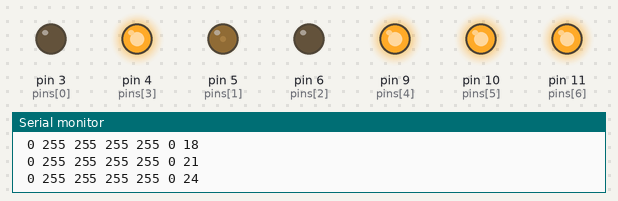
A sketch run on a simulated Arduino Mega 2560, built with avr-gcc and run on an emulated ATmega2560. Shown: output pins drawn as LEDs (lit = HIGH), the last lines printed to the serial monitor.

Above: at 0.15 s.
At 7.07 s:
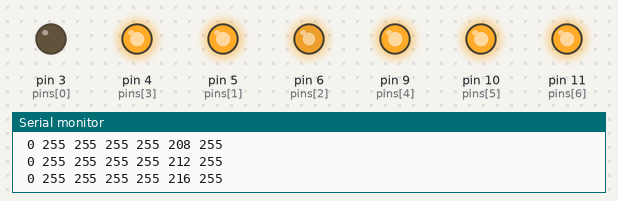
At 12.0 s:
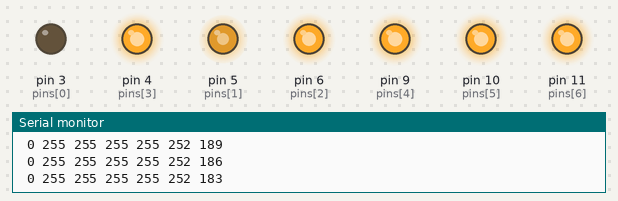
At 17.64 s:
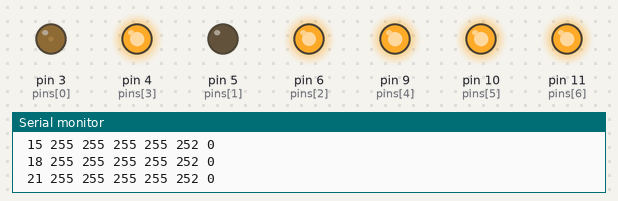
At 29.47 s:
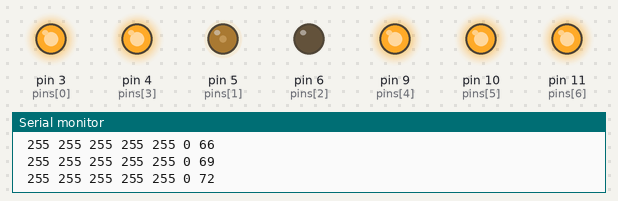
At 39.56 s:
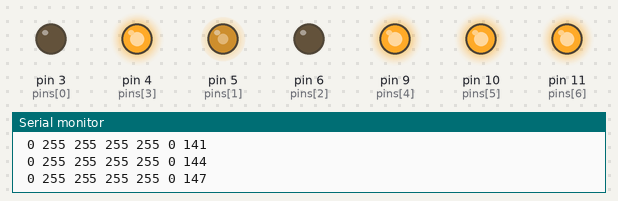
Timing chart, 0 to 40.0 s (numbered marks = the images above):
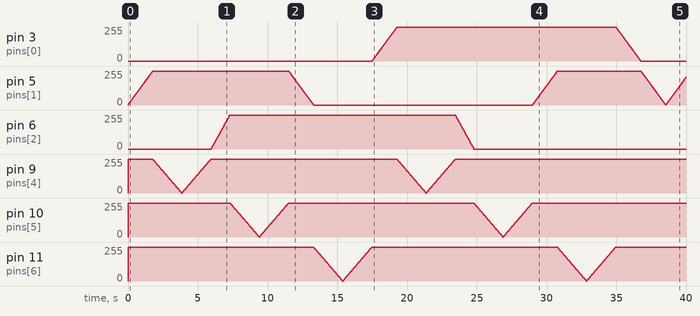

The sketch:

ledStripStringContrV5.ino
```cpp
/*
   Change log
   added veriable delay
   added Serial plotter print method (pintP())
   made all color changes to LED strip happen after a power cycle
   NOTES:
   use power pin 5 array pos 4 to fade blue .
   and red ***will cause LEDStrip to turn off***
*/
/* current version is funtional as of
    2030 10/7/19
*/
// LED pins, pinVALUE, pinFADEvalue
// green 3 1,blue 4 0,red 2 3,power 5 4
int pins[7] = {3, 5, 6, 4, 9, 10, 11};
int ground = 12;
int pinV[7] = {0, 0, 0, 255, 255, 255, 255};
int pinFV[7] = {3, 3, 4, 5, 5, 5, 5};
int pinDelay[7] = {20, 20, 20, 20, 40, 40, 40};

void setup() {
  // declare pin 2-5 and 11-13 to be an output:
  //LEDstrip
  pinMode(pins[0], OUTPUT);
  pinMode(pins[1], OUTPUT);
  pinMode(pins[2], OUTPUT);
  pinMode(pins[3], OUTPUT);//power pin LED
  pinMode(pins[4], OUTPUT);
  pinMode(pins[5], OUTPUT);
  pinMode(pins[6], OUTPUT);
  pinMode( ground , INPUT); //ground pin


  //provide power to led strip
  analogWrite(pins[3], 255);
  analogWrite(pins[4], 255);
  analogWrite(pins[5], 255);
  analogWrite(pins[6], 255);
  Serial.begin(19200);
}

void printP() {
  Serial.print(pinV[2]);
  Serial.print(" ");
  Serial.println(pinV[1]);
  Serial.print(" ");
  Serial.print(pinV[0]);
  Serial.print(" ");
  Serial.print(pinV[3]);
  Serial.print(" ");
  Serial.print(pinV[4]);
  Serial.print(" ");
  Serial.print(pinV[5]);
  Serial.print(" ");
  Serial.print(pinV[6]);
  Serial.print(" ");

}

void print() {
  Serial.print(pinV[1]);
  Serial.print(" green ");
  Serial.print(pinV[2]);
  Serial.print(" red ");
  Serial.print(pinV[3]);
  Serial.print(" power ");
  Serial.print(pinV[0]);
  Serial.println(" Blue ");
  Serial.print(pinV[4]);
  Serial.print(" Village LED one ");
  Serial.print(pinV[5]);
  Serial.print(" Village LED two ");
  Serial.print(pinV[6]);
  Serial.println(" Village LED three ");
}
void pinFader(int pin, int value) {

  if (pinV[pin] < value) {
    do {
      pinV[pin] = pinV[pin] + pinFV[pin];
      analogWrite(pins[pin], pinV[pin]);
      //for information on pin levels
      printP();
      delay(pinDelay[pin]);
    } while (pinV[pin] < value);
  }
  if (pinV[pin] > value) {
    do {
      pinV[pin] = pinV[pin] - pinFV[pin];
      analogWrite(pins[pin], pinV[pin]);
      //for information on pin levels
      printP();
      delay(pinDelay[pin]);
    } while (pinV[pin] > value);
  }
}

void loop() {
  // set the brightness of pin 9 led string and change the strip color:
  //green 2-1, blue 3-0, red 4-2, power 5-3
  //Village LEDS on 13-4, 12-5, 11-6
 pinFader(1, 255); //no green
  pinFader(4, 0);
  pinFader(4, 255);
  pinFader(2, 255); //no red
  pinFader(5, 0);
  pinFader(5, 255);
  pinFader(1, 0); //green on
  pinFader(6, 0);
  pinFader(6, 255);
  pinFader(0, 255); //no blue
  pinFader(4, 0);
  pinFader(4, 255);
  pinFader(2, 0);   //red on
  pinFader(5, 0);
  pinFader(5, 255);
  pinFader(1, 255); //no green
  pinFader(6, 0);
  pinFader(6, 255);
  pinFader(0, 0);   //blue on
  pinFader(1, 0);   //green
}
```

Measured:
- by itself, pin 3 (pins[0]): rises from 0/255 to 255/255 in 1.8 s, then falls to 0/255 in 17.5 s
- by itself, pin 6 (pins[2]): rises from 0/255 to 255/255 in 1.3 s, then falls to 0/255 in 17.5 s
